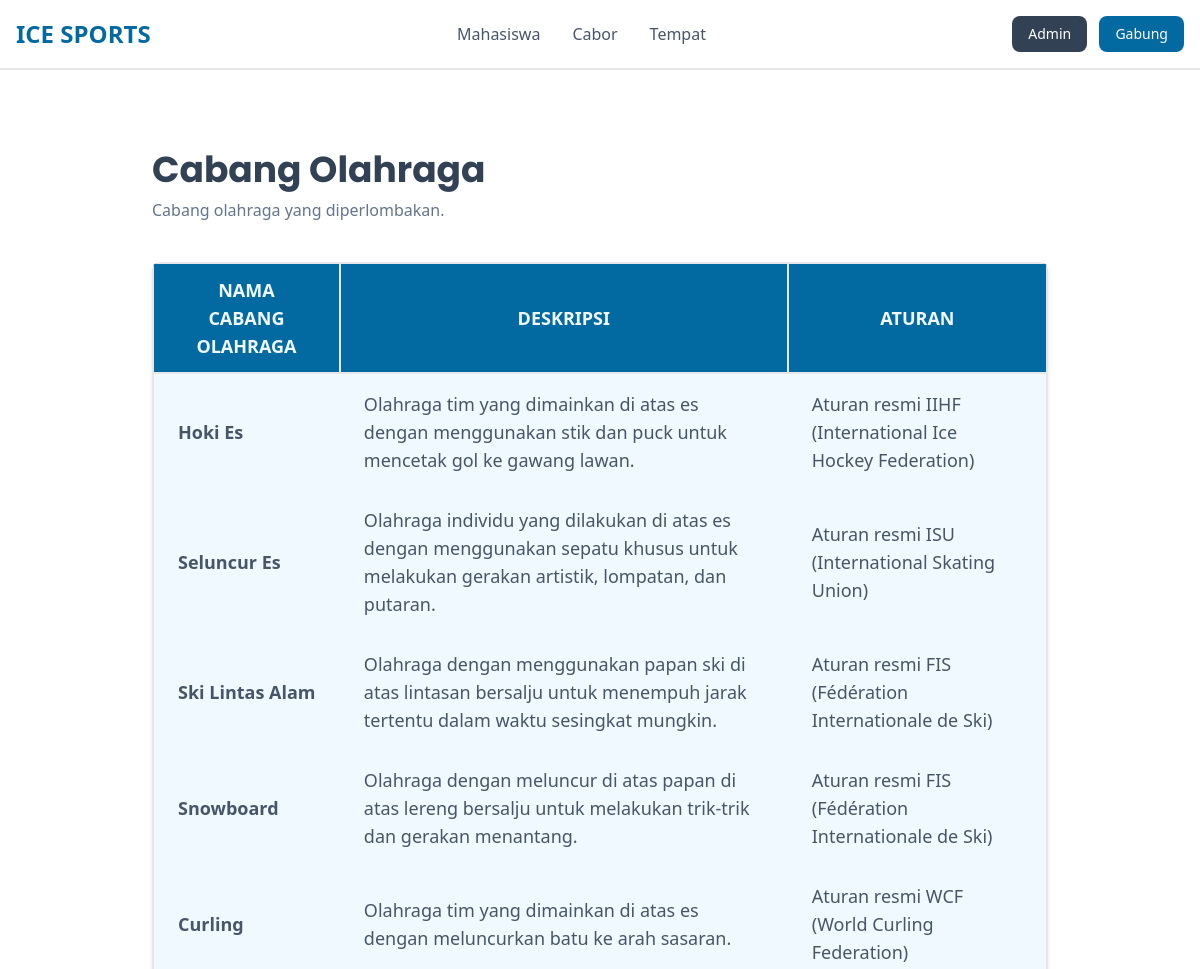
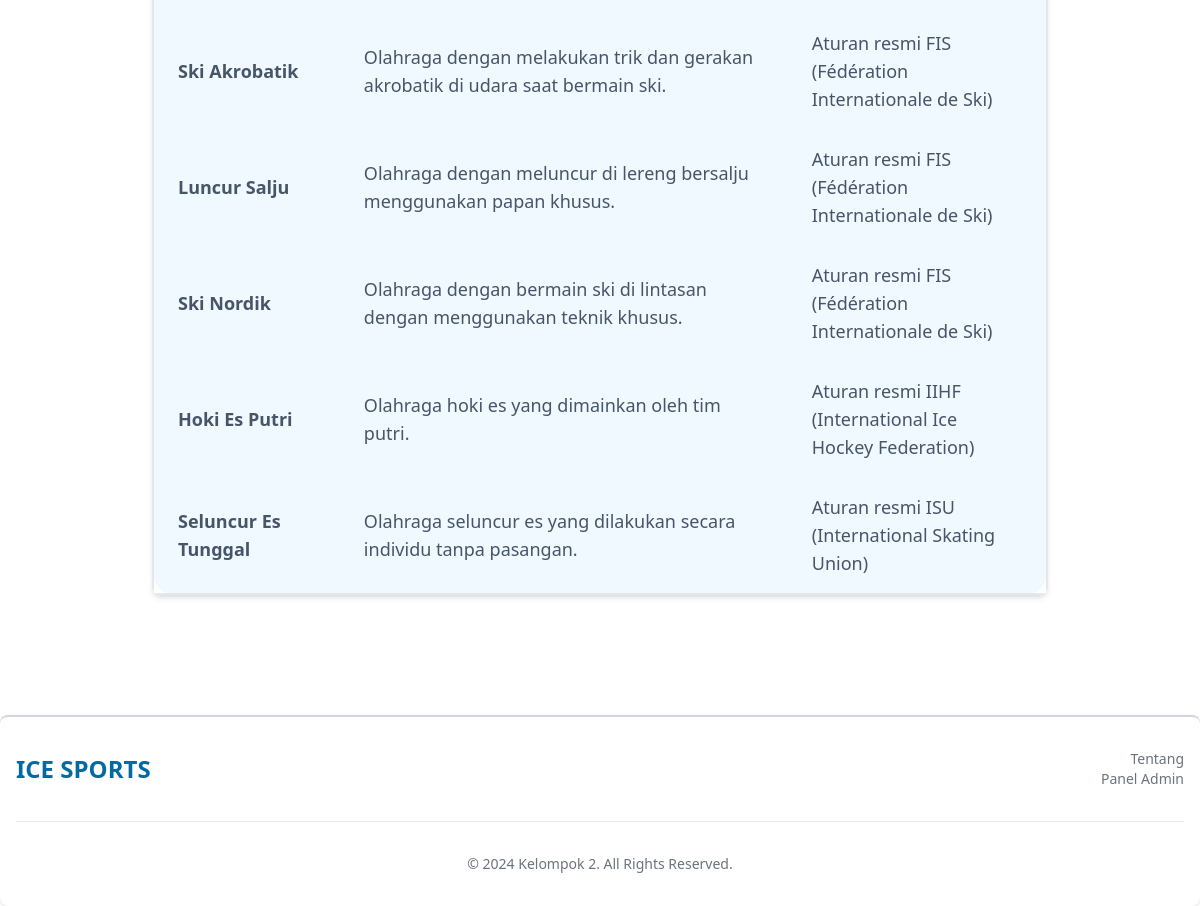
Page /pages/cabor.php on the committed database (2 pictures, top to bottom).
### tables this page shows
CREATE TABLE `cabang_olahraga` (
  `id_cabor` INT NOT NULL AUTO_INCREMENT,
  `nama_cabor` VARCHAR(20) NOT NULL UNIQUE,
  `deskripsi` VARCHAR(600) NULL DEFAULT NULL,
  `aturan` VARCHAR(600) NULL DEFAULT NULL,
  PRIMARY KEY (`id_cabor`)
);

### pages/cabor.php (the view, shortened to what this page needs)
<?php
$conn = get_connection();
?>
<!DOCTYPE html>
<html lang="en" class="scroll-smooth">
<head>
    <?php include '../components/link.php' ?>
</head>
<body>
    <div class="flex flex-col justify-between h-screen">
        <header>
            <?php include '../components/nav.php' ?>
        </header>
        <main>
            <div class="container mx-auto max-w-4xl my-20 px-4 sm:px-0">
                <div class="">
                    <h1 id="peserta" class=" text-4xl font-poppins font-bold text-slate-700">Cabang Olahraga</h1>
                    <p class="text-slate-500 mt-2">Cabang olahraga yang diperlombakan.</p>
                </div>
                <div class="relative overflow-x-auto shadow-md sm:rounded-lg mt-10">
                    <table
                        class="w-full text-sm text-left rtl:text-right text-2xl border-collapse border-2 rounded-3xl bg-sky-50">
                        <thead class="text-xs text-gray-700 uppercase text-center bg-sky-700 text-sky-50">
                            <tr class="text-lg">
                                <th scope="col" class="border border-2 px-6 py-3">
                                    Nama Cabang Olahraga
                                </th>
                                <th scope="col" class="border border-2 px-6 py-3">
                                    Deskripsi
                                </th>
                                <th scope="col" class="border border-2 px-6 py-3">
                                    Aturan
                                </th>
                            </tr>
                        </thead>
                        <tbody class="text-slate-600">
                            <?php
                            $sql = "SELECT * FROM `cabang_olahraga` ";
                            $result= $conn->query($sql);
                            while($row = $result -> fetch_assoc()) { ?>
                            <tr class="text-lg">
                                <th class="px-6 py-4">
                                    <?= $row['nama_cabor'] ?>
                                </th>
                                <td class="px-6 py-4">
                                    <?= $row['deskripsi'] ?>
                                </td>
                                <td class="px-6 py-4">
                                    <?= $row['aturan'] ?>
                                </td>
                            </tr>
                            <?php } ?>
                        </tbody>
                    </table>
                </div>
            </div>
        </main>
        <?php include '../components/footer.php' ?>
    </div>
    <?php include '../components/tailwind.php'; ?>
</body>
</html>

### rows in the picture
cabang_olahraga: nama_cabor "Hoki Es", deskripsi "Olahraga tim yang dimainkan di atas es dengan menggunakan stik dan puck untuk mencetak gol ke gawang lawan.", aturan "Aturan resmi IIHF (International Ice Hockey Federation)"
cabang_olahraga: nama_cabor "Seluncur Es", deskripsi "Olahraga individu yang dilakukan di atas es dengan menggunakan sepatu khusus untuk melakukan gerakan artistik, lompatan, dan putaran.", aturan "Aturan resmi ISU (International Skating Union)"
cabang_olahraga: nama_cabor "Ski Lintas Alam", deskripsi "Olahraga dengan menggunakan papan ski di atas lintasan bersalju untuk menempuh jarak tertentu dalam waktu sesingkat mungkin.", aturan "Aturan resmi FIS (Fédération Internationale de Ski)"
cabang_olahraga: nama_cabor "Snowboard", deskripsi "Olahraga dengan meluncur di atas papan di atas lereng bersalju untuk melakukan trik-trik dan gerakan menantang.", aturan "Aturan resmi FIS (Fédération Internationale de Ski)"
cabang_olahraga: nama_cabor "Curling", deskripsi "Olahraga tim yang dimainkan di atas es dengan meluncurkan batu ke arah sasaran.", aturan "Aturan resmi WCF (World Curling Federation)"
cabang_olahraga: nama_cabor "Ski Akrobatik", deskripsi "Olahraga dengan melakukan trik dan gerakan akrobatik di udara saat bermain ski.", aturan "Aturan resmi FIS (Fédération Internationale de Ski)"
cabang_olahraga: nama_cabor "Luncur Salju", deskripsi "Olahraga dengan meluncur di lereng bersalju menggunakan papan khusus.", aturan "Aturan resmi FIS (Fédération Internationale de Ski)"
cabang_olahraga: nama_cabor "Ski Nordik", deskripsi "Olahraga dengan bermain ski di lintasan dengan menggunakan teknik khusus.", aturan "Aturan resmi FIS (Fédération Internationale de Ski)"
cabang_olahraga: nama_cabor "Hoki Es Putri", deskripsi "Olahraga hoki es yang dimainkan oleh tim putri.", aturan "Aturan resmi IIHF (International Ice Hockey Federation)"
cabang_olahraga: nama_cabor "Seluncur Es Tunggal", deskripsi "Olahraga seluncur es yang dilakukan secara individu tanpa pasangan.", aturan "Aturan resmi ISU (International Skating Union)"
